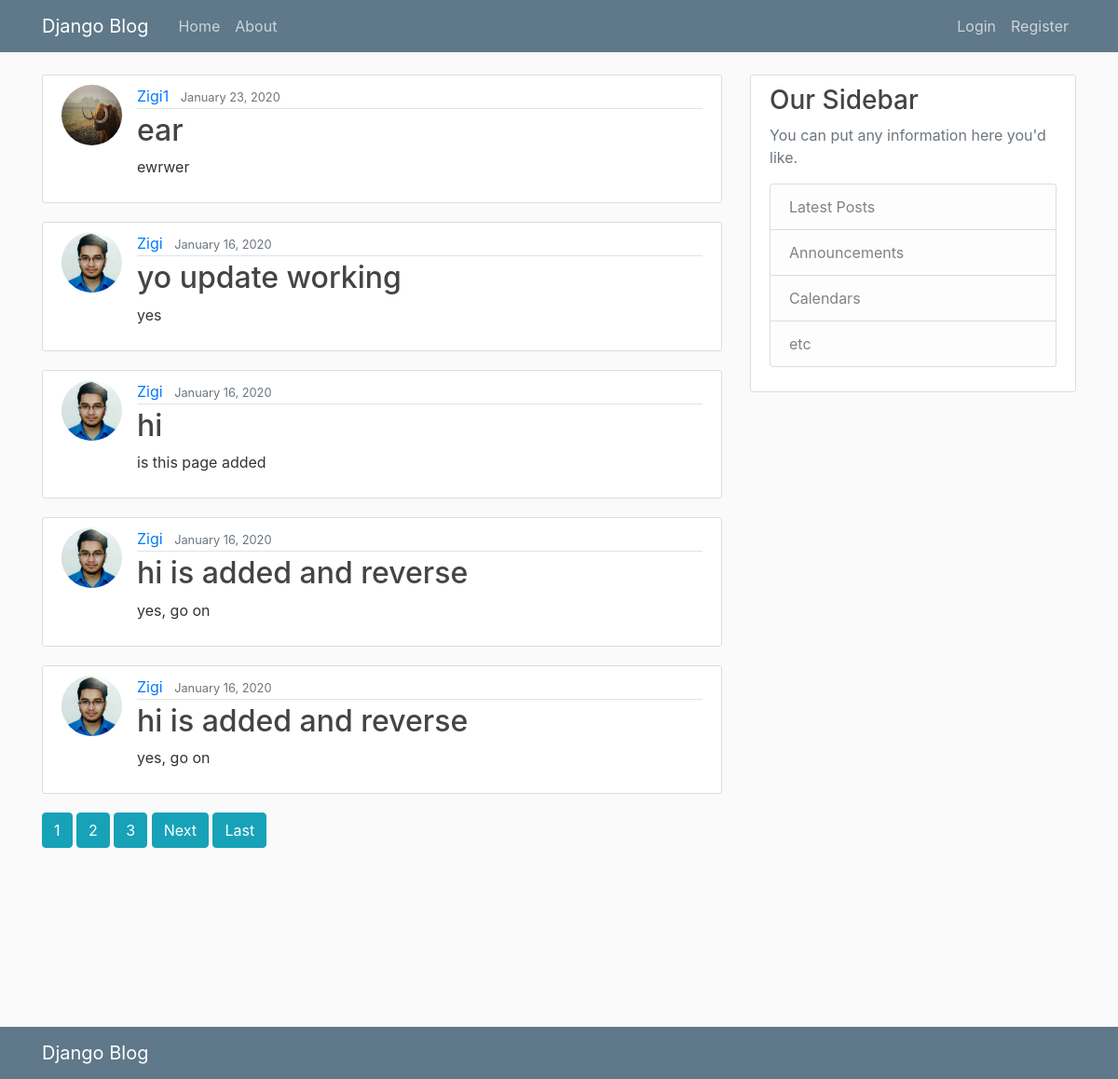
The page / on the database its author committed.
### blog/models.py (models this page shows, shortened)
class Post(models.Model):
    title = models.CharField(max_length=100)
    content = models.TextField()
    date_posted = models.DateTimeField(default=timezone.now)
    author = models.ForeignKey(User,on_delete=models.CASCADE)

### users/models.py (models this page shows, shortened)
class Profile(models.Model):
    user = models.OneToOneField(User, on_delete=models.CASCADE)
    image= models.ImageField(default='default.jpg', upload_to='profile_pics')

### blog/views.py (the view)
# urls.py: path('', PostListView.as_view(), name='blog-home'),
class PostListView(ListView):
    model  = Post
    template_name = 'blog/home.html'
    context_object_name ='posts'
    ordering = ['-date_posted']
    paginate_by = 5

### blog/templates/blog/home.html (shortened to what this page needs)
{% extends "blog/layout.html" %}
{% block content %}
    {% for post in posts %}
        <article class="media content-section">
          <img class="rounded-circle article-img" src="{{ post.author.profile.image.url }}">
          <div class="media-body">
            <div class="article-metadata">
              <a class="mr-2" href="{% url 'user-posts' post.author.username %}">{{ post.author }}</a>
              <small class="text-muted">{{ post.date_posted|date:"F d, Y" }}</small>
            </div>
            <h2><a class="article-title" href="{% url 'post-detail' post.id %}">{{ post.title }}</a></h2>
            <p class="article-content">{{ post.content }}</p>
          </div>
        </article>
    {% endfor %}
    {% if is_paginated %}
      {% for num in page_obj.paginator.page_range  %}
        {% if page_obj.number == num %}
            <a class = "btn btn-info mb-4" href = "?page={{ num }}">{{ num }}</a>
        {% elif num > page_obj.number|add:'-3' and num  < page_obj.number|add:'3'%}
        <a class = "btn btn-info mb-4" href = "?page={{ num }}">{{ num }}</a>
        {% endif %}
      {% endfor %}
        {% if page_obj.has_next %}
          <a class = "btn btn-info mb-4" href="?page={{ page_obj.next.num_page_number }}">Next</a>
          <a class = "btn btn-info mb-4" href="?page={{ page_obj.paginator.numm_pages }}">Last</a>
        {% endif %}
    {% endif %}
{% endblock content %}

### blog/static/css/main.css (style rules this page uses)
body { background: #fafafa; color: #333333; margin-top: 5rem; }
h1, h2, h3, h4, h5, h6 { color: #444444; }
.content-section { background: #ffffff; padding: 10px 20px; border: 1px solid #dddddd; border-radius: 3px; margin-bottom: 20px; }
.article-title { color: #444444; }
.article-content { white-space: pre-line; }
.article-img { height: 65px; width: 65px; margin-right: 16px; }
.article-metadata { padding-bottom: 1px; margin-bottom: 4px; border-bottom: 1px solid #e3e3e3 }

### rows shown on the page
Post: author.profile.image (picture), author "Zigi1", date_posted "January 23, 2020", title "ear", content "ewrwer"
Post: author.profile.image (picture), author "Zigi", date_posted "January 16, 2020", title "yo update working", content "yes"
Post: author.profile.image (picture), author "Zigi", date_posted "January 16, 2020", title "hi", content "is this page added"
Post: author.profile.image (picture), author "Zigi", date_posted "January 16, 2020", title "hi is added and reverse", content "yes, go on"
Post: author.profile.image (picture), author "Zigi", date_posted "January 16, 2020", title "hi is added and reverse", content "yes, go on"

### other values the page prints
{{ num }} "1"
{{ num }} "2" "3"
